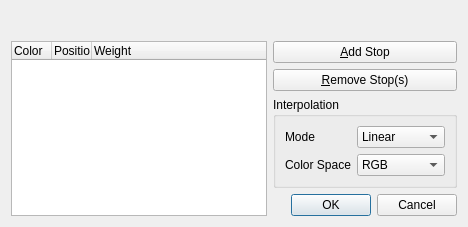
<?xml version="1.0" encoding="UTF-8"?>
<ui version="4.0">
 <class>qtGradientEditor</class>
 <widget class="QDialog" name="qtGradientEditor">
  <property name="geometry">
   <rect>
    <x>0</x>
    <y>0</y>
    <width>468</width>
    <height>214</height>
   </rect>
  </property>
  <property name="windowTitle">
   <string>Edit Gradient</string>
  </property>
  <layout class="QGridLayout" name="gridLayout">
   <item row="0" column="0" colspan="2">
    <widget class="qtGradientWidget" name="gradient" native="true">
     <property name="minimumSize">
      <size>
       <width>0</width>
       <height>24</height>
      </size>
     </property>
    </widget>
   </item>
   <item row="1" column="0" rowspan="5">
    <widget class="QTreeWidget" name="stops">
     <property name="selectionMode">
      <enum>QAbstractItemView::ExtendedSelection</enum>
     </property>
     <property name="rootIsDecorated">
      <bool>false</bool>
     </property>
     <property name="uniformRowHeights">
      <bool>true</bool>
     </property>
     <property name="allColumnsShowFocus">
      <bool>true</bool>
     </property>
     <attribute name="headerDefaultSectionSize">
      <number>40</number>
     </attribute>
     <column>
      <property name="text">
       <string>Color</string>
      </property>
     </column>
     <column>
      <property name="text">
       <string>Position</string>
      </property>
     </column>
     <column>
      <property name="text">
       <string>Weight</string>
      </property>
     </column>
    </widget>
   </item>
   <item row="1" column="1">
    <widget class="QPushButton" name="addStop">
     <property name="text">
      <string>&amp;Add Stop</string>
     </property>
    </widget>
   </item>
   <item row="2" column="1">
    <widget class="QPushButton" name="removeStops">
     <property name="text">
      <string>&amp;Remove Stop(s)</string>
     </property>
    </widget>
   </item>
   <item row="3" column="1">
    <widget class="QGroupBox" name="groupBox">
     <property name="title">
      <string>Interpolation</string>
     </property>
     <layout class="QFormLayout" name="formLayout">
      <property name="fieldGrowthPolicy">
       <enum>QFormLayout::AllNonFixedFieldsGrow</enum>
      </property>
      <item row="0" column="0">
       <widget class="QLabel" name="modeLabel">
        <property name="text">
         <string>Mode</string>
        </property>
       </widget>
      </item>
      <item row="0" column="1">
       <widget class="QComboBox" name="mode">
        <property name="currentIndex">
         <number>1</number>
        </property>
        <item>
         <property name="text">
          <string>Discrete</string>
         </property>
        </item>
        <item>
         <property name="text">
          <string>Linear</string>
         </property>
        </item>
        <item>
         <property name="text">
          <string>Cubic</string>
         </property>
        </item>
       </widget>
      </item>
      <item row="1" column="0">
       <widget class="QLabel" name="colorSpaceLabel">
        <property name="text">
         <string>Color Space</string>
        </property>
       </widget>
      </item>
      <item row="1" column="1">
       <widget class="QComboBox" name="colorSpace">
        <item>
         <property name="text">
          <string>RGB</string>
         </property>
        </item>
        <item>
         <property name="text">
          <string>CMYK</string>
         </property>
        </item>
        <item>
         <property name="text">
          <string>HSV</string>
         </property>
        </item>
        <item>
         <property name="text">
          <string>HSL</string>
         </property>
        </item>
       </widget>
      </item>
     </layout>
    </widget>
   </item>
   <item row="4" column="1">
    <spacer name="verticalSpacer">
     <property name="orientation">
      <enum>Qt::Vertical</enum>
     </property>
     <property name="sizeHint" stdset="0">
      <size>
       <width>20</width>
       <height>40</height>
      </size>
     </property>
    </spacer>
   </item>
   <item row="5" column="1">
    <widget class="QDialogButtonBox" name="buttonBox">
     <property name="standardButtons">
      <set>QDialogButtonBox::Cancel|QDialogButtonBox::Ok</set>
     </property>
    </widget>
   </item>
  </layout>
 </widget>
 <customwidgets>
  <customwidget>
   <class>qtGradientWidget</class>
   <extends>QWidget</extends>
   <header>widgets/qtGradientWidget.h</header>
   <container>1</container>
  </customwidget>
 </customwidgets>
 <resources/>
 <connections>
  <connection>
   <sender>buttonBox</sender>
   <signal>accepted()</signal>
   <receiver>qtGradientEditor</receiver>
   <slot>accept()</slot>
   <hints>
    <hint type="sourcelabel">
     <x>305</x>
     <y>197</y>
    </hint>
    <hint type="destinationlabel">
     <x>200</x>
     <y>106</y>
    </hint>
   </hints>
  </connection>
  <connection>
   <sender>buttonBox</sender>
   <signal>rejected()</signal>
   <receiver>qtGradientEditor</receiver>
   <slot>reject()</slot>
   <hints>
    <hint type="sourcelabel">
     <x>305</x>
     <y>197</y>
    </hint>
    <hint type="destinationlabel">
     <x>200</x>
     <y>106</y>
    </hint>
   </hints>
  </connection>
 </connections>
</ui>
